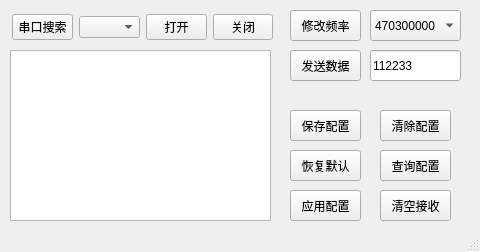
<?xml version="1.0" encoding="UTF-8"?>
<ui version="4.0">
 <class>MainWindow</class>
 <widget class="QMainWindow" name="MainWindow">
  <property name="geometry">
   <rect>
    <x>0</x>
    <y>0</y>
    <width>480</width>
    <height>252</height>
   </rect>
  </property>
  <property name="windowTitle">
   <string>MainWindow</string>
  </property>
  <widget class="QWidget" name="centralwidget">
   <widget class="QPushButton" name="bt_lora_send">
    <property name="geometry">
     <rect>
      <x>290</x>
      <y>50</y>
      <width>71</width>
      <height>31</height>
     </rect>
    </property>
    <property name="minimumSize">
     <size>
      <width>0</width>
      <height>0</height>
     </size>
    </property>
    <property name="maximumSize">
     <size>
      <width>16777215</width>
      <height>16777215</height>
     </size>
    </property>
    <property name="text">
     <string>发送数据</string>
    </property>
   </widget>
   <widget class="QPushButton" name="bt_lora_change_fre">
    <property name="geometry">
     <rect>
      <x>290</x>
      <y>10</y>
      <width>71</width>
      <height>31</height>
     </rect>
    </property>
    <property name="minimumSize">
     <size>
      <width>0</width>
      <height>0</height>
     </size>
    </property>
    <property name="maximumSize">
     <size>
      <width>16777215</width>
      <height>16777215</height>
     </size>
    </property>
    <property name="text">
     <string>修改频率</string>
    </property>
   </widget>
   <widget class="QPushButton" name="bt_lora_save">
    <property name="geometry">
     <rect>
      <x>290</x>
      <y>110</y>
      <width>71</width>
      <height>31</height>
     </rect>
    </property>
    <property name="minimumSize">
     <size>
      <width>0</width>
      <height>0</height>
     </size>
    </property>
    <property name="maximumSize">
     <size>
      <width>16777215</width>
      <height>16777215</height>
     </size>
    </property>
    <property name="text">
     <string>保存配置</string>
    </property>
   </widget>
   <widget class="QPushButton" name="bt_lora_clear">
    <property name="geometry">
     <rect>
      <x>380</x>
      <y>110</y>
      <width>71</width>
      <height>31</height>
     </rect>
    </property>
    <property name="minimumSize">
     <size>
      <width>0</width>
      <height>0</height>
     </size>
    </property>
    <property name="maximumSize">
     <size>
      <width>16777215</width>
      <height>16777215</height>
     </size>
    </property>
    <property name="text">
     <string>清除配置</string>
    </property>
   </widget>
   <widget class="QPushButton" name="bt_lora_default">
    <property name="geometry">
     <rect>
      <x>290</x>
      <y>150</y>
      <width>71</width>
      <height>31</height>
     </rect>
    </property>
    <property name="minimumSize">
     <size>
      <width>0</width>
      <height>0</height>
     </size>
    </property>
    <property name="maximumSize">
     <size>
      <width>16777215</width>
      <height>16777215</height>
     </size>
    </property>
    <property name="text">
     <string>恢复默认</string>
    </property>
   </widget>
   <widget class="QPushButton" name="bt_lora_cfgdo">
    <property name="geometry">
     <rect>
      <x>290</x>
      <y>190</y>
      <width>71</width>
      <height>31</height>
     </rect>
    </property>
    <property name="minimumSize">
     <size>
      <width>0</width>
      <height>0</height>
     </size>
    </property>
    <property name="maximumSize">
     <size>
      <width>16777215</width>
      <height>16777215</height>
     </size>
    </property>
    <property name="text">
     <string>应用配置</string>
    </property>
   </widget>
   <widget class="QPushButton" name="bt_lora_cfgget">
    <property name="geometry">
     <rect>
      <x>380</x>
      <y>150</y>
      <width>71</width>
      <height>31</height>
     </rect>
    </property>
    <property name="minimumSize">
     <size>
      <width>0</width>
      <height>0</height>
     </size>
    </property>
    <property name="maximumSize">
     <size>
      <width>16777215</width>
      <height>16777215</height>
     </size>
    </property>
    <property name="text">
     <string>查询配置</string>
    </property>
   </widget>
   <widget class="QComboBox" name="ser_comboBox__fre">
    <property name="geometry">
     <rect>
      <x>370</x>
      <y>10</y>
      <width>91</width>
      <height>31</height>
     </rect>
    </property>
    <item>
     <property name="text">
      <string>470300000</string>
     </property>
    </item>
    <item>
     <property name="text">
      <string>470500000</string>
     </property>
    </item>
    <item>
     <property name="text">
      <string>470700000</string>
     </property>
    </item>
    <item>
     <property name="text">
      <string>470900000</string>
     </property>
    </item>
   </widget>
   <widget class="QLineEdit" name="lab_senddata">
    <property name="geometry">
     <rect>
      <x>370</x>
      <y>50</y>
      <width>91</width>
      <height>31</height>
     </rect>
    </property>
    <property name="text">
     <string>112233</string>
    </property>
   </widget>
   <widget class="QPushButton" name="bt_lora_rcv_clear">
    <property name="geometry">
     <rect>
      <x>380</x>
      <y>190</y>
      <width>71</width>
      <height>31</height>
     </rect>
    </property>
    <property name="minimumSize">
     <size>
      <width>0</width>
      <height>0</height>
     </size>
    </property>
    <property name="maximumSize">
     <size>
      <width>16777215</width>
      <height>16777215</height>
     </size>
    </property>
    <property name="text">
     <string>清空接收</string>
    </property>
   </widget>
   <widget class="QTextBrowser" name="textBrowser">
    <property name="enabled">
     <bool>true</bool>
    </property>
    <property name="geometry">
     <rect>
      <x>10</x>
      <y>50</y>
      <width>261</width>
      <height>171</height>
     </rect>
    </property>
   </widget>
   <widget class="QWidget" name="">
    <property name="geometry">
     <rect>
      <x>12</x>
      <y>12</y>
      <width>261</width>
      <height>31</height>
     </rect>
    </property>
    <layout class="QHBoxLayout" name="horizontalLayout">
     <item>
      <widget class="QPushButton" name="ser_bt_find">
       <property name="text">
        <string>串口搜索</string>
       </property>
      </widget>
     </item>
     <item>
      <widget class="QComboBox" name="ser_comboBox"/>
     </item>
     <item>
      <widget class="QPushButton" name="ser_bt_open">
       <property name="text">
        <string>打开</string>
       </property>
      </widget>
     </item>
     <item>
      <widget class="QPushButton" name="ser_bt_close">
       <property name="text">
        <string>关闭</string>
       </property>
      </widget>
     </item>
    </layout>
   </widget>
  </widget>
  <widget class="QStatusBar" name="statusbar">
   <property name="statusTip">
    <string/>
   </property>
  </widget>
 </widget>
 <resources/>
 <connections/>
</ui>
